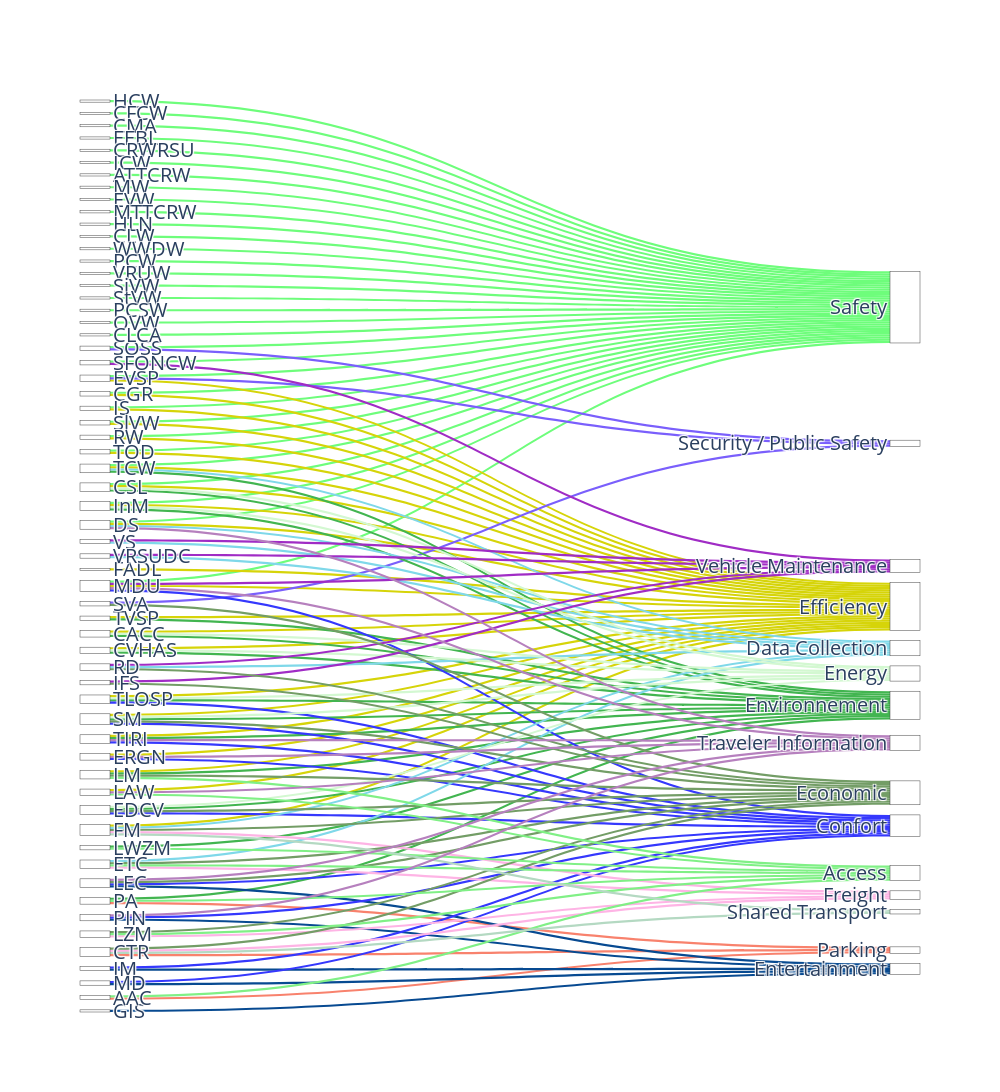

This figure's notebook cell:
### Code cell
df=application_categories
Specifique=df['Acronym']
Application=df['Category']
Color=df['Color']
Source=[]
Target=[]
index=[]
Col=[]

Specifique=list(set(Specifique))
Application=list(set(Application))


for h in range(0,len(df["Acronym"])):
    for i in range(0,len(Application)):
        for j in range(0,len(Specifique)):
            if df["Category"][h]==Application[i] and df["Acronym"][h]==Specifique[j]:
                Source.append(j)
                Target.append(len(Specifique)+i)
                Col.append(Color[j])
                index.append(j)


for i in range(0,len(Source)):
    for j in range(0,len(Source)):
        if Source[i]==Source[j] and Target[i]==Target[j]  and i!=j:
            Source[j]="Nan"
            Target[j]="Nan"
label1=Specifique


for i in range(0,len(Application)):
    label1.append(Application[i])

Value=[1 for i in range(len(Source))]

fig = go.Figure(data=[go.Sankey(
    orientation="h",
    valueformat = ".0f",
    node = dict(
      pad = 300,


      thickness = 30,

     

      label = label1,

      color = "white",


    ),
    link = dict(
      source = Source, # indices correspond to labels, eg A1, A2, A1, B1, ...
      target = Target,
      value = Value,
      color=df['Color'],
  )
)])

fig.update_layout(font_size=20, width=1000,
height=2000)

### Figure 1 — Plotly figure (JSON) as saved in the notebook; plotly's stock layout.template omitted (floating-point values rounded to 4 significant figures; data arrays with more than 128 entries replaced by an {"elided": "..."} marker saying what was removed)
{"data": [{"hoverlabel": {"align": "left", "bordercolor": "black"}, "link": {"color": {"elided": "140 str values"}, "source": {"elided": "140 int values"}, "target": {"elided": "140 int values"}, "value": {"elided": "140 int values"}}, "node": {"color": "white", "label": ["HCW", "CACC", "EVSP", "DS", "ERGN", "IM", "TIRI", "CFCW", "CGR", "PA", "GIS", "CMA", "LEC", "IS", "PIN", "FM", "LM", "EEBL", "RD", "CRWRSU", "TVSP", "TLOSP", "ICW", "MD", "VS", "AAC", "CSL", "LWZM", "IFS", "MDU", "CVHAS", "FADL", "ATTCRW", "TCW", "MW", "EVW", "CTR", "MTTCRW", "SlVW", "SOSS", "HLN", "VRSUDC", "CLW", "WWDW", "EDCV", "RW", "SVA", "PCW", "SFONCW", "VRUW", "InM", "SiVW", "TOD", "LAW", "ETC", "SM", "StVW", "LZM", "PCSW", "OVW", "CLCA", "Safety", "Efficiency", "Data Collection", "Vehicle Maintenance", "Shared Transport", "Freight", "Economic", "Parking", "Access", "Security / Public Safety", "Energy", "Environnement", "Confort", "Entertainment", "Traveler Information"], "pad": 300, "thickness": 30}, "orientation": "h", "type": "sankey", "valueformat": ".0f"}], "layout": {"font": {"size": 20}, "height": 2000, "width": 1000}}
